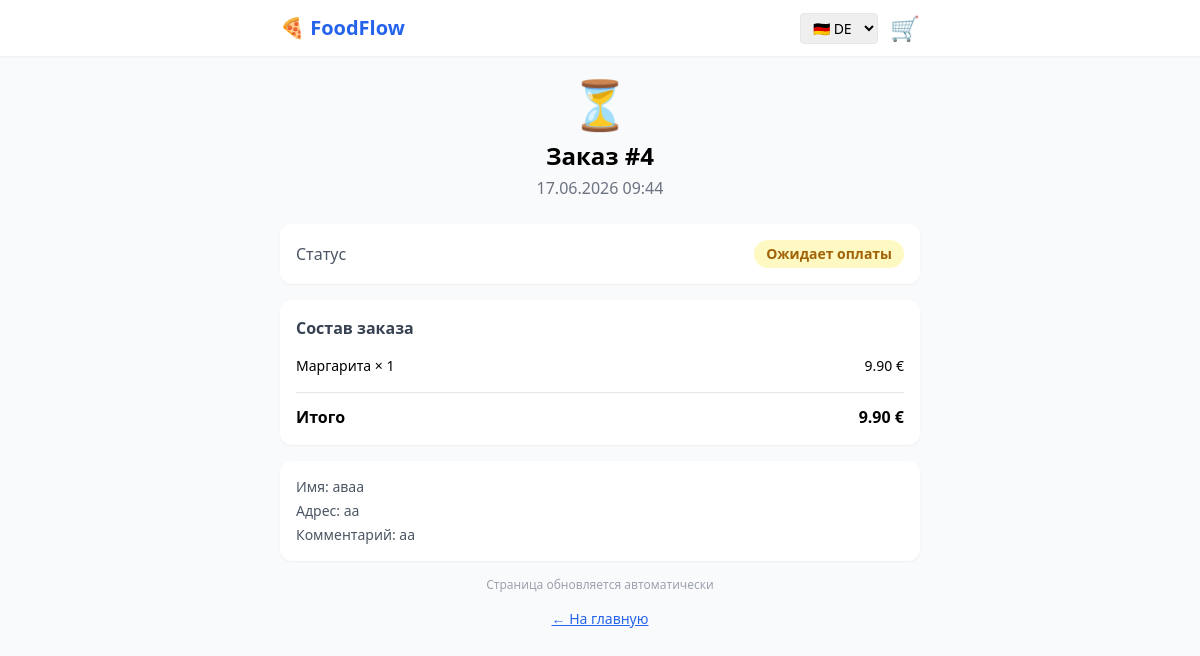
Screenshot of /order/4 with the database file from the repository.
### app/models/order.py (models this page shows)
class Order(Base):
    __tablename__ = "orders"
    id = Column(Integer, primary_key=True, index=True)
    cafe_id = Column(Integer, ForeignKey("cafes.id"), nullable=False)
    customer_name = Column(String, nullable=False)
    customer_phone = Column(String, nullable=True)
    customer_email = Column(String, nullable=True)
    delivery_address = Column(String, nullable=True)
    delivery_lat = Column(Float, nullable=True)
    delivery_lng = Column(Float, nullable=True)
    delivery_zone_id = Column(Integer, ForeignKey("delivery_zones.id"), nullable=True)
    delivery_price = Column(Float, default=0.0)
    subtotal = Column(Float, nullable=False)        # сумма блюд
    total = Column(Float, nullable=False)           # subtotal + delivery
    status = Column(String, default="pending")
    stripe_payment_intent_id = Column(String, nullable=True)
    stripe_checkout_session_id = Column(String, nullable=True)
    qr_code = Column(String, nullable=True)         # уникальный токен для QR на чеке
    is_confirmed = Column(Boolean, default=False)   # курьер отсканировал QR
    comment = Column(Text, nullable=True)
    language = Column(String, default="de")         # язык клиента при заказе
    created_at = Column(DateTime(timezone=True), server_default=func.now())
    updated_at = Column(DateTime(timezone=True), onupdate=func.now())
    cafe = relationship("Cafe", back_populates="orders")
    items = relationship("OrderItem", back_populates="order")
    delivery_zone = relationship("DeliveryZone")

### app/models/order_item.py (models this page shows, shortened)
class OrderItem(Base):
    __tablename__ = "order_items"
    id = Column(Integer, primary_key=True, index=True)
    order_id = Column(Integer, ForeignKey("orders.id"), nullable=False)
    dish_id = Column(Integer, ForeignKey("dishes.id"), nullable=False)
    dish_name = Column(String, nullable=False)
    dish_price = Column(Float, nullable=False)
    quantity = Column(Integer, nullable=False, default=1)
    order = relationship("Order", back_populates="items")
    dish = relationship("Dish")

### app/routers/main.py (the view)
@router.get("/order/{order_id}", response_class=HTMLResponse)
async def order_status_page(order_id: int, request: Request, db: Session = Depends(get_db)):
    order = db.query(Order).filter(Order.id == order_id).first()
    if not order:
        raise HTTPException(status_code=404, detail="Order not found")
    return templates.TemplateResponse(request=request, name="client/order_status.html", context={
        "order": order,
        "lang": request.query_params.get("lang", "de"),
    })

### templates/client/order_status.html (shortened to what this page needs)
{% extends "base.html" %}
{% block content %}
<div class="text-center mb-6">
    <div class="text-5xl mb-3">
        {% if order.status == 'pending' %}⏳
        {% elif order.status == 'paid' %}✅
        {% elif order.status == 'preparing' %}👨‍🍳
        {% elif order.status == 'ready' %}🎉
        {% elif order.status == 'delivering' %}🚴
        {% elif order.status == 'delivered' %}✅
        {% elif order.status == 'cancelled' %}❌
        {% else %}📋
        {% endif %}
    </div>
    <h2 class="text-2xl font-bold">Заказ #{{ order.id }}</h2>
    <p class="text-gray-500 mt-1">{{ order.created_at.strftime('%d.%m.%Y %H:%M') }}</p>
</div>
<div class="bg-white rounded-xl shadow-sm p-4 mb-4">
    <div class="flex items-center justify-between">
        <span class="text-gray-600">Статус</span>
        <span class="font-semibold px-3 py-1 rounded-full text-sm
            {% if order.status == 'pending' %}bg-yellow-100 text-yellow-700
            {% elif order.status in ['paid', 'delivered'] %}bg-green-100 text-green-700
            {% elif order.status == 'cancelled' %}bg-red-100 text-red-700
            {% else %}bg-blue-100 text-blue-700{% endif %}">
            {% if order.status == 'pending' %}Ожидает оплаты
            {% elif order.status == 'paid' %}Оплачен
            {% elif order.status == 'preparing' %}Готовится
            {% elif order.status == 'ready' %}Готов
            {% elif order.status == 'delivering' %}В пути
            {% elif order.status == 'delivered' %}Доставлен
            {% elif order.status == 'cancelled' %}Отменён
            {% endif %}
        </span>
    </div>
</div>
<div class="bg-white rounded-xl shadow-sm p-4 mb-4">
    <h3 class="font-semibold text-gray-700 mb-3">Состав заказа</h3>
    {% for item in order.items %}
    <div class="flex justify-between text-sm py-1">
        <span>{{ item.dish_name }} × {{ item.quantity }}</span>
        <span class="font-medium">{{ "%.2f"|format(item.total) }} €</span>
    </div>
    {% endfor %}
    <div class="border-t mt-3 pt-3 flex justify-between font-bold">
        <span>Итого</span>
        <span>{{ "%.2f"|format(order.total) }} €</span>
    </div>
</div>
<div class="bg-white rounded-xl shadow-sm p-4 mb-4 text-sm text-gray-600">
    <p><span class="font-medium">Имя:</span> {{ order.customer_name }}</p>
    {% if order.delivery_address %}
    <p class="mt-1"><span class="font-medium">Адрес:</span> {{ order.delivery_address }}</p>
    {% endif %}
    {% if order.comment %}
    <p class="mt-1"><span class="font-medium">Комментарий:</span> {{ order.comment }}</p>
    {% endif %}
</div>
<p class="text-center text-xs text-gray-400 mb-4">Страница обновляется автоматически</p>
<a href="/" class="block text-center text-blue-600 underline text-sm">← На главную</a>
{% endblock %}

### rows the page displays
Order: id "4", created_at "17.06.2026 09:44", total "9.90", customer_name "аваа", delivery_address "аа", comment "аа"
OrderItem: dish_name "Маргарита", quantity "1", total "9.90"
